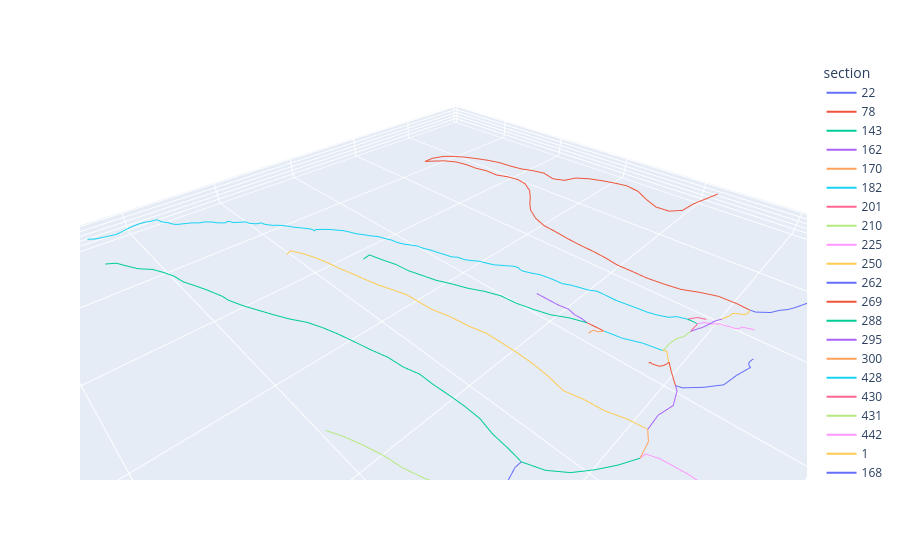

Notebook source saved alongside this figure:
### Code cell
sections, _ = load.parse_swc(swc_list, verbose=False, transpose=False)
plot_sections(sections)

### Figure 1 — Plotly figure (JSON) as saved in the notebook; plotly's stock layout.template omitted (floating-point values rounded to 4 significant figures)
{"data": [{"hovertemplate": "section=22<br>x=%{x}<br>y=%{y}<br>z=%{z}<extra></extra>", "legendgroup": "22", "line": {"color": "#636efa", "dash": "solid"}, "marker": {"symbol": "circle"}, "mode": "lines", "name": "22", "scene": "scene", "showlegend": true, "type": "scatter3d", "x": [36.96, 40.96, 49.13, 57.46, 65.46, 72.96, 81.8, 88.46, 95.96, 103.1, 111.5, 118.0, 125.5, 132.5, 140.0, 147.5, 154.5, 160.5, 169.2, 174.4, 178.9, 181.1], "y": [577.5, 577.0, 574.7, 572.5, 570.0, 568.5, 566.8, 563.0, 561.5, 558.2, 556.0, 553.5, 550.5, 547.0, 544.0, 541.0, 537.5, 533.0, 528.7, 523.4, 519.8, 515.4], "z": [12.65, 12.65, 12.65, 12.65, 12.65, 13.91, 13.91, 13.91, 15.18, 15.18, 15.18, 13.91, 13.91, 13.91, 13.91, 13.91, 13.91, 13.91, 14.17, 14.44, 15.19, 16.15]}, {"hovertemplate": "section=78<br>x=%{x}<br>y=%{y}<br>z=%{z}<extra></extra>", "legendgroup": "78", "line": {"color": "#EF553B", "dash": "solid"}, "marker": {"symbol": "circle"}, "mode": "lines", "name": "78", "scene": "scene", "showlegend": true, "type": "scatter3d", "x": [15.0, 23.35, 31.88, 38.9, 47.83, 52.91, 56.64, 56.67, 57.04, 61.25, 65.6, 70.07, 76.71, 81.72, 86.21, 86.84, 91.13, 95.58, 100.0, 104.7, 110.6, 117.3, 126.0, 134.5, 144.0, 155.0, 168.5, 165.2, 157.6, 150.9, 146.7, 145.5, 141.3, 138.8, 134.8, 134.5, 139.0, 146.6, 157.7, 169.9, 181.3, 188.6, 192.8, 193.5, 193.6, 193.6, 193.6, 195.3, 198.9, 199.4, 199.4, 196.0, 193.2, 187.7, 182.8, 181.9, 181.1], "y": [420.8, 412.4, 403.9, 396.9, 385.6, 372.0, 360.9, 348.2, 333.6, 319.2, 304.9, 290.7, 277.4, 265.3, 251.9, 237.7, 223.4, 209.2, 194.9, 180.9, 167.2, 153.8, 141.6, 129.4, 117.8, 108.2, 107.3, 120.5, 133.2, 146.5, 160.7, 175.6, 189.9, 204.5, 218.7, 233.6, 247.7, 260.3, 269.9, 278.5, 288.1, 300.5, 314.6, 329.5, 344.4, 359.3, 374.3, 389.1, 403.6, 418.5, 433.5, 448.0, 462.7, 476.4, 490.5, 505.4, 515.4], "z": [30.35, 24.24, 17.89, 9.719, 7.861, 9.885, 16.51, 22.95, 25.09, 25.27, 25.01, 24.09, 22.77, 17.41, 16.47, 19.86, 20.0, 19.26, 20.07, 21.79, 22.6, 22.87, 23.83, 23.99, 23.43, 21.32, 20.55, 24.07, 25.9, 26.46, 25.93, 25.38, 25.05, 23.18, 24.25, 25.46, 26.37, 24.81, 23.02, 23.54, 23.37, 20.88, 19.36, 18.59, 16.85, 15.71, 15.25, 15.19, 15.69, 16.34, 16.24, 15.4, 15.68, 16.95, 17.59, 17.45, 16.15]}, {"hovertemplate": "section=143<br>x=%{x}<br>y=%{y}<br>z=%{z}<extra></extra>", "legendgroup": "143", "line": {"color": "#00cc96", "dash": "solid"}, "marker": {"symbol": "circle"}, "mode": "lines", "name": "143", "scene": "scene", "showlegend": true, "type": "scatter3d", "x": [538.9, 531.8, 526.6, 521.1, 512.4, 507.4, 503.5, 501.2, 496.7, 491.9, 491.4, 486.6, 485.0, 479.6, 473.7, 467.3, 460.6, 452.3, 446.8, 441.0, 436.3, 432.1, 426.8, 424.0, 420.4, 421.2, 420.4, 419.9, 420.9, 424.8, 426.4, 428.1], "y": [57.63, 69.48, 83.42, 97.28, 109.4, 123.4, 137.6, 152.3, 166.5, 180.7, 182.7, 196.8, 204.3, 218.2, 231.9, 245.4, 258.7, 271.1, 284.9, 298.3, 312.4, 326.5, 340.2, 354.6, 369.1, 383.9, 398.6, 413.6, 428.4, 442.8, 457.7, 468.4], "z": [13.91, 17.2, 18.24, 19.36, 20.23, 21.32, 22.47, 22.85, 23.76, 23.98, 24.0, 23.3, 22.47, 21.59, 21.48, 20.78, 20.19, 19.18, 18.67, 16.37, 14.56, 13.1, 11.1, 9.136, 9.543, 10.9, 11.31, 11.48, 12.42, 13.41, 13.84, 13.9]}, {"hovertemplate": "section=162<br>x=%{x}<br>y=%{y}<br>z=%{z}<extra></extra>", "legendgroup": "162", "line": {"color": "#ab63fa", "dash": "solid"}, "marker": {"symbol": "circle"}, "mode": "lines", "name": "162", "scene": "scene", "showlegend": true, "type": "scatter3d", "x": [610.3, 604.1, 589.8, 575.9, 564.2, 552.0, 543.7, 536.6, 531.7, 527.7, 527.0], "y": [385.1, 383.3, 380.9, 386.3, 395.4, 404.1, 416.0, 429.1, 443.2, 457.5, 467.0], "z": [7.589, 16.08, 16.34, 15.41, 14.1, 13.07, 10.87, 10.21, 10.13, 10.15, 11.67]}, {"hovertemplate": "section=170<br>x=%{x}<br>y=%{y}<br>z=%{z}<extra></extra>", "legendgroup": "170", "line": {"color": "#FFA15A", "dash": "solid"}, "marker": {"symbol": "circle"}, "mode": "lines", "name": "170", "scene": "scene", "showlegend": true, "type": "scatter3d", "x": [592.5, 592.5, 590.0], "y": [527.9, 520.0, 505.4], "z": [6.324, 13.66, 14.64]}, {"hovertemplate": "section=182<br>x=%{x}<br>y=%{y}<br>z=%{z}<extra></extra>", "legendgroup": "182", "line": {"color": "#19d3f3", "dash": "solid"}, "marker": {"symbol": "circle"}, "mode": "lines", "name": "182", "scene": "scene", "showlegend": true, "type": "scatter3d", "x": [631.0, 626.1, 624.6, 622.3, 620.0, 616.0, 611.6, 603.0, 601.0, 597.8, 594.1, 593.0, 590.0], "y": [514.5, 511.8, 510.3, 508.2, 506.0, 505.5, 505.5, 505.5, 505.7, 506.8, 507.2, 508.3, 505.4], "z": [12.65, 12.65, 12.65, 12.65, 12.65, 12.65, 12.79, 14.33, 15.04, 15.18, 15.6, 17.43, 14.64]}, {"hovertemplate": "section=201<br>x=%{x}<br>y=%{y}<br>z=%{z}<extra></extra>", "legendgroup": "201", "line": {"color": "#FF6692", "dash": "solid"}, "marker": {"symbol": "circle"}, "mode": "lines", "name": "201", "scene": "scene", "showlegend": true, "type": "scatter3d", "x": [514.0, 513.0, 512.6, 512.3, 512.0, 511.5, 511.0, 510.5, 510.0, 509.6, 509.3, 509.0, 504.0, 500.8, 498.0, 497.1, 492.9, 491.5, 491.3, 491.2], "y": [568.5, 568.7, 569.0, 569.5, 569.7, 569.3, 568.5, 567.5, 566.7, 565.8, 565.2, 564.3, 559.2, 553.2, 547.0, 542.3, 528.0, 513.2, 498.2, 491.0], "z": [15.18, 14.76, 14.19, 13.63, 13.07, 12.79, 12.65, 12.65, 12.79, 13.07, 13.49, 13.77, 13.77, 12.65, 11.38, 12.1, 12.58, 12.01, 12.64, 14.36]}, {"hovertemplate": "section=210<br>x=%{x}<br>y=%{y}<br>z=%{z}<extra></extra>", "legendgroup": "210", "line": {"color": "#B6E880", "dash": "solid"}, "marker": {"symbol": "circle"}, "mode": "lines", "name": "210", "scene": "scene", "showlegend": true, "type": "scatter3d", "x": [503.2, 495.6, 489.4, 485.6, 482.9, 478.4, 472.4, 465.5, 463.5, 463.6], "y": [373.1, 379.5, 392.7, 406.9, 421.6, 435.9, 449.6, 462.8, 476.2, 476.8], "z": [25.3, 18.36, 15.7, 16.24, 16.42, 16.44, 16.32, 15.44, 15.58, 15.61]}, {"hovertemplate": "section=225<br>x=%{x}<br>y=%{y}<br>z=%{z}<extra></extra>", "legendgroup": "225", "line": {"color": "#FF97FF", "dash": "solid"}, "marker": {"symbol": "circle"}, "mode": "lines", "name": "225", "scene": "scene", "showlegend": true, "type": "scatter3d", "x": [361.0, 361.0, 361.1, 361.5, 362.0, 362.3, 362.5, 362.5, 362.5, 362.5, 362.5, 362.5, 363.8, 365.5, 368.5, 375.5], "y": [553.5, 553.5, 553.5, 553.3, 552.8, 551.8, 550.5, 549.0, 547.5, 546.0, 544.5, 543.0, 534.3, 526.5, 519.0, 518.5], "z": [15.18, 13.77, 12.79, 11.94, 11.52, 11.38, 11.38, 11.38, 11.38, 11.38, 11.38, 11.38, 11.8, 12.65, 12.65, 14.99]}, {"hovertemplate": "section=250<br>x=%{x}<br>y=%{y}<br>z=%{z}<extra></extra>", "legendgroup": "250", "line": {"color": "#FECB52", "dash": "solid"}, "marker": {"symbol": "circle"}, "mode": "lines", "name": "250", "scene": "scene", "showlegend": true, "type": "scatter3d", "x": [407.9, 407.1, 401.4, 396.9, 393.0, 390.4, 387.1, 384.5, 381.4, 377.0, 373.0, 372.3, 372.1, 368.8, 366.6, 365.7, 361.3, 360.4, 360.3, 360.3, 361.5, 364.8, 361.4, 360.0, 355.4, 354.0], "y": [164.8, 172.7, 186.5, 200.6, 215.0, 229.7, 244.2, 258.9, 273.5, 287.8, 302.1, 317.1, 332.0, 346.6, 361.3, 367.2, 381.4, 396.3, 411.3, 426.2, 441.0, 455.4, 469.9, 484.9, 499.1, 512.2], "z": [13.91, 21.23, 21.46, 21.35, 20.48, 20.27, 20.24, 20.24, 20.24, 20.24, 20.24, 20.32, 21.21, 21.45, 21.35, 21.04, 19.99, 19.07, 18.93, 17.93, 16.74, 16.49, 16.45, 16.44, 16.44, 16.82]}, {"hovertemplate": "section=262<br>x=%{x}<br>y=%{y}<br>z=%{z}<extra></extra>", "legendgroup": "262", "line": {"color": "#636efa", "dash": "solid"}, "marker": {"symbol": "circle"}, "mode": "lines", "name": "262", "scene": "scene", "showlegend": true, "type": "scatter3d", "x": [240.1, 241.8, 242.9, 244.1, 245.5, 247.2, 249.1, 252.2, 266.4, 281.0, 292.9, 303.8, 306.7], "y": [537.8, 537.5, 537.2, 536.9, 536.8, 537.2, 537.9, 539.5, 535.2, 532.0, 523.1, 512.8, 508.6], "z": [16.95, 17.08, 16.9, 16.58, 16.34, 16.48, 16.92, 18.23, 17.59, 16.66, 16.49, 16.45, 17.7]}, {"hovertemplate": "section=269<br>x=%{x}<br>y=%{y}<br>z=%{z}<extra></extra>", "legendgroup": "269", "line": {"color": "#EF553B", "dash": "solid"}, "marker": {"symbol": "circle"}, "mode": "lines", "name": "269", "scene": "scene", "showlegend": true, "type": "scatter3d", "x": [302.5, 299.5, 298.1, 296.0, 294.0, 292.0, 289.5, 294.6], "y": [486.0, 486.0, 487.2, 491.5, 493.5, 494.8, 495.7, 499.9], "z": [20.24, 18.97, 17.29, 16.44, 16.86, 17.85, 18.83, 17.23]}, {"hovertemplate": "section=288<br>x=%{x}<br>y=%{y}<br>z=%{z}<extra></extra>", "legendgroup": "288", "line": {"color": "#00cc96", "dash": "solid"}, "marker": {"symbol": "circle"}, "mode": "lines", "name": "288", "scene": "scene", "showlegend": true, "type": "scatter3d", "x": [360.3, 358.0, 354.6, 349.7, 347.2, 343.2, 339.3, 333.3, 328.3, 322.2, 315.8, 312.4, 307.7, 302.7, 295.1, 289.9], "y": [224.3, 231.9, 246.3, 260.4, 275.1, 289.4, 303.8, 317.5, 331.6, 345.2, 358.6, 373.0, 387.1, 401.1, 414.0, 427.8], "z": [13.91, 21.22, 20.99, 20.11, 19.1, 18.99, 18.97, 18.97, 19.17, 19.9, 18.79, 16.96, 15.9, 15.29, 15.2, 15.18]}, {"hovertemplate": "section=295<br>x=%{x}<br>y=%{y}<br>z=%{z}<extra></extra>", "legendgroup": "295", "line": {"color": "#ab63fa", "dash": "solid"}, "marker": {"symbol": "circle"}, "mode": "lines", "name": "295", "scene": "scene", "showlegend": true, "type": "scatter3d", "x": [286.0, 286.0, 286.0, 286.0, 284.5, 286.1, 287.5, 289.9], "y": [375.0, 376.7, 387.0, 397.5, 406.5, 414.3, 421.0, 427.8], "z": [13.91, 13.91, 13.91, 13.91, 13.91, 13.07, 14.33, 15.18]}, {"hovertemplate": "section=300<br>x=%{x}<br>y=%{y}<br>z=%{z}<extra></extra>", "legendgroup": "300", "line": {"color": "#FFA15A", "dash": "solid"}, "marker": {"symbol": "circle"}, "mode": "lines", "name": "300", "scene": "scene", "showlegend": true, "type": "scatter3d", "x": [305.5, 302.5, 299.1, 297.0, 295.3, 289.0], "y": [438.0, 438.0, 438.2, 439.3, 440.0, 442.8], "z": [20.24, 20.24, 19.39, 18.41, 16.58, 15.18]}, {"hovertemplate": "section=428<br>x=%{x}<br>y=%{y}<br>z=%{z}<extra></extra>", "legendgroup": "428", "line": {"color": "#19d3f3", "dash": "solid"}, "marker": {"symbol": "circle"}, "mode": "lines", "name": "428", "scene": "scene", "showlegend": true, "type": "scatter3d", "x": [539.5, 538.0, 537.0, 536.1, 535.3, 534.5, 533.5, 532.5, 524.5, 516.0, 510.6, 502.0, 492.8, 485.5, 483.5, 479.5, 475.5, 473.6, 472.0, 466.5, 465.3, 463.0, 461.1, 458.8, 456.1, 452.1, 448.3, 443.1, 438.5, 433.5, 428.8, 423.6, 422.6, 422.0, 420.0, 418.3, 416.5, 413.0, 409.5, 407.0, 402.6, 401.6, 400.5, 399.5, 398.3, 397.0, 393.0, 389.8, 384.5, 383.8, 383.1, 382.5, 382.0, 381.5, 381.0, 380.5, 380.0, 375.6, 371.5, 370.3, 368.6, 367.5, 366.8, 365.1, 359.8, 356.3, 353.3, 349.5, 346.3, 343.5, 339.5, 335.8, 331.5, 328.0, 325.0, 322.5, 319.1, 316.5, 312.0, 309.0, 306.0, 303.0, 300.5, 297.5, 295.0, 292.1, 290.0, 287.3, 284.5, 281.3, 278.0, 274.5, 274.0, 273.0, 272.0, 271.0, 270.5, 267.5, 264.0, 261.0, 258.5, 256.5, 254.6, 252.0, 249.5, 247.1, 245.5, 245.5, 244.0, 242.5, 241.1, 238.5, 235.0, 231.0, 228.0], "y": [15.0, 15.0, 15.0, 15.17, 15.5, 16.0, 16.5, 17.0, 19.5, 21.0, 22.5, 22.5, 21.17, 19.5, 19.5, 19.5, 20.0, 21.0, 21.17, 23.83, 24.0, 24.5, 26.67, 28.83, 30.5, 35.67, 40.83, 46.17, 50.67, 55.83, 60.33, 65.67, 67.0, 68.67, 70.5, 72.33, 75.0, 80.5, 85.83, 89.67, 95.67, 97.17, 99.33, 101.5, 103.5, 106.5, 113.0, 118.8, 127.7, 128.0, 128.7, 129.5, 130.5, 131.5, 132.5, 133.5, 134.5, 140.7, 147.0, 148.8, 151.0, 152.0, 153.5, 155.7, 160.8, 166.8, 171.3, 177.5, 184.8, 192.5, 199.0, 205.8, 212.0, 217.5, 225.0, 231.5, 238.2, 243.5, 248.2, 254.0, 261.3, 267.5, 275.3, 281.5, 288.0, 294.0, 301.0, 307.3, 315.0, 322.3, 328.5, 334.8, 336.5, 339.5, 342.8, 344.2, 347.5, 355.0, 362.0, 367.8, 374.5, 381.5, 388.7, 396.5, 404.5, 411.0, 418.5, 429.0, 438.0, 447.0, 456.2, 464.0, 471.0, 476.0, 483.5], "z": [22.77, 22.63, 22.34, 21.92, 21.64, 21.5, 21.5, 21.5, 21.5, 21.08, 22.48, 24.03, 24.03, 22.77, 21.92, 21.5, 21.5, 20.1, 17.85, 15.88, 14.47, 13.07, 12.65, 12.65, 12.79, 13.91, 15.18, 15.18, 16.3, 16.3, 15.18, 15.18, 15.74, 17.57, 17.29, 16.44, 16.44, 17.71, 18.83, 17.57, 17.71, 18.13, 19.11, 19.96, 19.11, 18.97, 18.97, 20.24, 20.8, 20.38, 20.24, 20.24, 20.24, 20.24, 20.24, 20.24, 20.24, 20.24, 20.24, 20.24, 19.67, 17.99, 19.67, 20.24, 20.24, 21.08, 21.08, 21.5, 21.5, 21.5, 21.5, 21.5, 21.5, 20.24, 20.24, 18.97, 18.55, 18.97, 17.85, 16.44, 16.3, 15.18, 15.04, 13.91, 15.18, 14.05, 15.18, 16.44, 16.44, 16.44, 17.29, 17.85, 18.55, 18.97, 18.83, 17.0, 16.44, 16.44, 16.44, 15.04, 13.91, 12.65, 13.91, 13.91, 13.91, 15.04, 13.91, 13.91, 13.91, 13.91, 13.91, 13.91, 13.91, 15.18, 15.18]}, {"hovertemplate": "section=430<br>x=%{x}<br>y=%{y}<br>z=%{z}<extra></extra>", "legendgroup": "430", "line": {"color": "#FF6692", "dash": "solid"}, "marker": {"symbol": "circle"}, "mode": "lines", "name": "430", "scene": "scene", "showlegend": true, "type": "scatter3d", "x": [217.3, 222.0, 228.0], "y": [494.6, 488.7, 483.5], "z": [15.18, 16.47, 15.18]}, {"hovertemplate": "section=431<br>x=%{x}<br>y=%{y}<br>z=%{z}<extra></extra>", "legendgroup": "431", "line": {"color": "#B6E880", "dash": "solid"}, "marker": {"symbol": "circle"}, "mode": "lines", "name": "431", "scene": "scene", "showlegend": true, "type": "scatter3d", "x": [210.8, 209.3], "y": [502.2, 503.8], "z": [15.59, 16.44]}, {"hovertemplate": "section=442<br>x=%{x}<br>y=%{y}<br>z=%{z}<extra></extra>", "legendgroup": "442", "line": {"color": "#FF97FF", "dash": "solid"}, "marker": {"symbol": "circle"}, "mode": "lines", "name": "442", "scene": "scene", "showlegend": true, "type": "scatter3d", "x": [202.6, 205.4, 208.3, 209.4, 210.7, 212.9, 214.4, 214.4, 216.7, 220.2, 224.5, 228.1], "y": [527.0, 523.9, 518.4, 518.3, 517.2, 514.7, 511.4, 509.5, 505.0, 500.6, 495.4, 491.3], "z": [14.85, 16.14, 16.15, 16.01, 15.09, 15.47, 16.2, 15.57, 16.55, 15.78, 16.75, 15.18]}, {"hovertemplate": "section=1<br>x=%{x}<br>y=%{y}<br>z=%{z}<extra></extra>", "legendgroup": "1", "line": {"color": "#FECB52", "dash": "solid"}, "marker": {"symbol": "circle"}, "mode": "lines", "name": "1", "scene": "scene", "showlegend": true, "type": "scatter3d", "x": [181.1, 184.0, 188.3, 191.1, 192.8, 196.1, 200.3, 201.5, 209.3], "y": [515.4, 516.0, 515.8, 514.2, 511.3, 507.2, 506.8, 506.5, 503.8], "z": [16.15, 16.44, 16.44, 16.44, 16.44, 16.44, 16.44, 16.44, 16.44]}, {"hovertemplate": "section=168<br>x=%{x}<br>y=%{y}<br>z=%{z}<extra></extra>", "legendgroup": "168", "line": {"color": "#636efa", "dash": "solid"}, "marker": {"symbol": "circle"}, "mode": "lines", "name": "168", "scene": "scene", "showlegend": true, "type": "scatter3d", "x": [590.0, 578.8, 566.5, 553.1, 539.5, 527.7, 527.0], "y": [505.4, 495.7, 487.1, 480.7, 475.2, 467.8, 467.0], "z": [14.64, 14.12, 13.91, 12.55, 11.49, 11.64, 11.67]}, {"hovertemplate": "section=273<br>x=%{x}<br>y=%{y}<br>z=%{z}<extra></extra>", "legendgroup": "273", "line": {"color": "#EF553B", "dash": "solid"}, "marker": {"symbol": "circle"}, "mode": "lines", "name": "273", "scene": "scene", "showlegend": true, "type": "scatter3d", "x": [289.9, 289.0], "y": [427.8, 442.8], "z": [15.18, 15.18]}, {"hovertemplate": "section=314<br>x=%{x}<br>y=%{y}<br>z=%{z}<extra></extra>", "legendgroup": "314", "line": {"color": "#00cc96", "dash": "solid"}, "marker": {"symbol": "circle"}, "mode": "lines", "name": "314", "scene": "scene", "showlegend": true, "type": "scatter3d", "x": [228.0, 227.6, 227.7, 228.1], "y": [483.5, 487.8, 489.9, 491.3], "z": [15.18, 15.18, 15.18, 15.18]}, {"hovertemplate": "section=86<br>x=%{x}<br>y=%{y}<br>z=%{z}<extra></extra>", "legendgroup": "86", "line": {"color": "#ab63fa", "dash": "solid"}, "marker": {"symbol": "circle"}, "mode": "lines", "name": "86", "scene": "scene", "showlegend": true, "type": "scatter3d", "x": [209.3, 216.5, 225.0, 233.0, 233.6, 242.5], "y": [503.8, 500.5, 498.5, 496.0, 495.4, 492.0], "z": [16.44, 16.44, 16.44, 16.44, 16.45, 16.44]}, {"hovertemplate": "section=152<br>x=%{x}<br>y=%{y}<br>z=%{z}<extra></extra>", "legendgroup": "152", "line": {"color": "#FFA15A", "dash": "solid"}, "marker": {"symbol": "circle"}, "mode": "lines", "name": "152", "scene": "scene", "showlegend": true, "type": "scatter3d", "x": [527.0, 516.7, 504.3, 491.2], "y": [467.0, 477.0, 485.4, 491.0], "z": [11.67, 13.73, 13.88, 14.36]}, {"hovertemplate": "section=272<br>x=%{x}<br>y=%{y}<br>z=%{z}<extra></extra>", "legendgroup": "272", "line": {"color": "#19d3f3", "dash": "solid"}, "marker": {"symbol": "circle"}, "mode": "lines", "name": "272", "scene": "scene", "showlegend": true, "type": "scatter3d", "x": [289.0, 286.2, 280.2, 277.0], "y": [442.8, 457.5, 471.2, 485.7], "z": [15.18, 15.18, 15.18, 15.18]}, {"hovertemplate": "section=311<br>x=%{x}<br>y=%{y}<br>z=%{z}<extra></extra>", "legendgroup": "311", "line": {"color": "#FF6692", "dash": "solid"}, "marker": {"symbol": "circle"}, "mode": "lines", "name": "311", "scene": "scene", "showlegend": true, "type": "scatter3d", "x": [228.1, 229.1, 230.3, 231.5, 232.5, 233.6, 235.0, 236.5, 238.0, 239.5, 241.0, 242.5], "y": [491.3, 491.8, 492.0, 492.0, 492.0, 492.0, 492.0, 492.0, 492.0, 492.0, 492.0, 492.0], "z": [15.18, 15.18, 15.32, 15.6, 16.02, 16.3, 16.44, 16.44, 16.44, 16.44, 16.44, 16.44]}, {"hovertemplate": "section=91<br>x=%{x}<br>y=%{y}<br>z=%{z}<extra></extra>", "legendgroup": "91", "line": {"color": "#B6E880", "dash": "solid"}, "marker": {"symbol": "circle"}, "mode": "lines", "name": "91", "scene": "scene", "showlegend": true, "type": "scatter3d", "x": [242.5, 250.1, 257.3, 266.5, 271.0, 275.3, 277.0], "y": [492.0, 490.5, 487.3, 486.0, 486.0, 486.2, 485.7], "z": [16.44, 15.32, 15.18, 15.18, 15.18, 15.18, 15.18]}, {"hovertemplate": "section=149<br>x=%{x}<br>y=%{y}<br>z=%{z}<extra></extra>", "legendgroup": "149", "line": {"color": "#FF97FF", "dash": "solid"}, "marker": {"symbol": "circle"}, "mode": "lines", "name": "149", "scene": "scene", "showlegend": true, "type": "scatter3d", "x": [491.2, 477.1, 465.4, 463.6], "y": [491.0, 487.5, 478.2, 476.8], "z": [14.36, 15.05, 15.49, 15.61]}, {"hovertemplate": "section=97<br>x=%{x}<br>y=%{y}<br>z=%{z}<extra></extra>", "legendgroup": "97", "line": {"color": "#FECB52", "dash": "solid"}, "marker": {"symbol": "circle"}, "mode": "lines", "name": "97", "scene": "scene", "showlegend": true, "type": "scatter3d", "x": [277.0, 276.9, 282.1, 294.6], "y": [485.7, 488.7, 491.6, 499.9], "z": [15.18, 16.51, 16.59, 17.23]}, {"hovertemplate": "section=146<br>x=%{x}<br>y=%{y}<br>z=%{z}<extra></extra>", "legendgroup": "146", "line": {"color": "#636efa", "dash": "solid"}, "marker": {"symbol": "circle"}, "mode": "lines", "name": "146", "scene": "scene", "showlegend": true, "type": "scatter3d", "x": [463.6, 449.3, 434.9, 428.1], "y": [476.8, 472.5, 468.8, 468.4], "z": [15.61, 16.37, 16.02, 13.9]}, {"hovertemplate": "section=100<br>x=%{x}<br>y=%{y}<br>z=%{z}<extra></extra>", "legendgroup": "100", "line": {"color": "#EF553B", "dash": "solid"}, "marker": {"symbol": "circle"}, "mode": "lines", "name": "100", "scene": "scene", "showlegend": true, "type": "scatter3d", "x": [294.6, 306.7], "y": [499.9, 508.6], "z": [17.23, 17.7]}, {"hovertemplate": "section=112<br>x=%{x}<br>y=%{y}<br>z=%{z}<extra></extra>", "legendgroup": "112", "line": {"color": "#00cc96", "dash": "solid"}, "marker": {"symbol": "circle"}, "mode": "lines", "name": "112", "scene": "scene", "showlegend": true, "type": "scatter3d", "x": [428.1, 422.3, 412.4, 400.8, 388.5, 375.5], "y": [468.4, 482.1, 493.3, 502.7, 511.2, 518.5], "z": [13.9, 13.6, 12.81, 13.21, 14.0, 14.99]}, {"hovertemplate": "section=101<br>x=%{x}<br>y=%{y}<br>z=%{z}<extra></extra>", "legendgroup": "101", "line": {"color": "#ab63fa", "dash": "solid"}, "marker": {"symbol": "circle"}, "mode": "lines", "name": "101", "scene": "scene", "showlegend": true, "type": "scatter3d", "x": [306.7, 310.6, 324.7, 339.2, 354.0], "y": [508.6, 511.5, 515.3, 511.8, 512.2], "z": [17.7, 17.7, 17.69, 17.58, 16.82]}, {"hovertemplate": "section=107<br>x=%{x}<br>y=%{y}<br>z=%{z}<extra></extra>", "legendgroup": "107", "line": {"color": "#FFA15A", "dash": "solid"}, "marker": {"symbol": "circle"}, "mode": "lines", "name": "107", "scene": "scene", "showlegend": true, "type": "scatter3d", "x": [375.5, 361.9, 354.0], "y": [518.5, 516.8, 512.2], "z": [14.99, 16.27, 16.82]}], "layout": {"legend": {"title": {"text": "section"}, "tracegroupgap": 0}, "margin": {"t": 60}, "scene": {"aspectmode": "data", "domain": {"x": [0, 1], "y": [0, 1]}, "xaxis": {"title": {"text": "x"}}, "yaxis": {"title": {"text": "y"}}, "zaxis": {"title": {"text": "z"}}}}}
